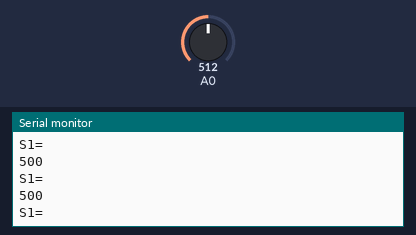
Recording of a sketch running on a simulated Arduino Uno, built with avr-gcc and run on an emulated ATmega328P. Shown: the last lines printed to the serial monitor. The inputs (shaded band) are chosen by the test bench; at power-on: A0 = 512.

Above: at 1.2 s.
1.3 s: A0 set to 716
At 2.0 s:
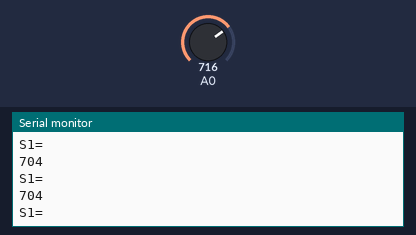
2.8 s: A0 set to 900
At 3.6 s:
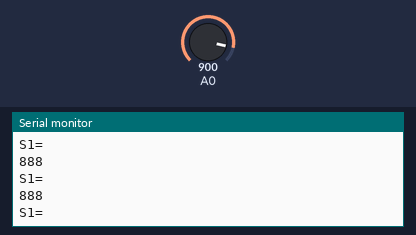
Timing chart, 0 to 5.8 s (numbered marks = the images above; inputs shaded):
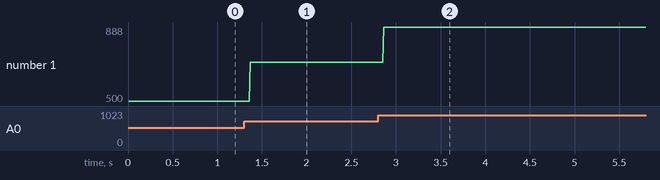

Measured:
- after the input at 1.3 s, the serial monitor: prints a new line after 0.07 s (image 1)
- after the input at 2.8 s, the serial monitor: prints a new line after 0.07 s (image 2)
- plotted number 1: 500 → 704 after the input at 1.3 s, 704 → 888 after the input at 2.8 s

The sketch:

ITR_Project_NodeMCU_NoWiFi.ino
```cpp
/*  ESP8266 NodeMCU-Sensor module 1 to Serial monitor
    Sensors : Piezoelectric(voltage measurement)  */

int sensorval=0,pval=0;

void setup() {
  Serial.begin(9600);
}

void loop() {
  sensorval=analogRead(A0);
  sensorval-=12;
  if(sensorval<0)
    sensorval=0;
  if(sensorval!=0||(sensorval==0&&sensorval!=pval))
  {
    Serial.println("\nS1= ");
    Serial.println(sensorval);
  }
  pval=sensorval;
  delay(10);
}
```
